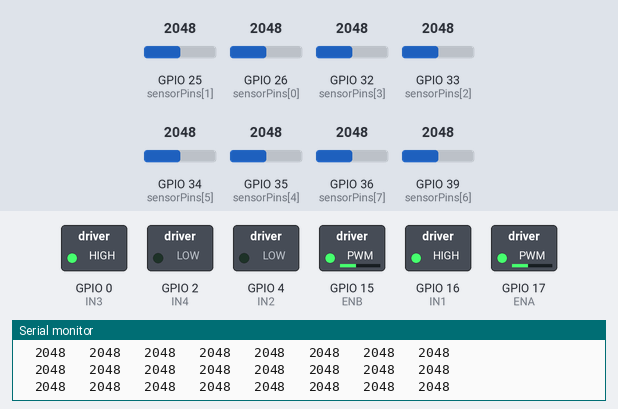
This sketch was run on a simulated ESP32. On the bench: switched loads named in the sketch (green lamp = pin HIGH), the last lines printed to the serial monitor. The test bench sets the inputs (shaded band); at power-on: GPIO 25 (sensorPins[1]) = 2048, GPIO 26 (sensorPins[0]) = 2048, GPIO 39 (sensorPins[6]) = 2048, GPIO 34 (sensorPins[5]) = 2048, GPIO 32 (sensorPins[3]) = 2048, GPIO 33 (sensorPins[2]) = 2048, GPIO 35 (sensorPins[4]) = 2048, GPIO 36 (sensorPins[7]) = 2048.

Above: at 1.2 s.
1.3 s: GPIO 25 (sensorPins[1]) set to 122
At 2.2 s:
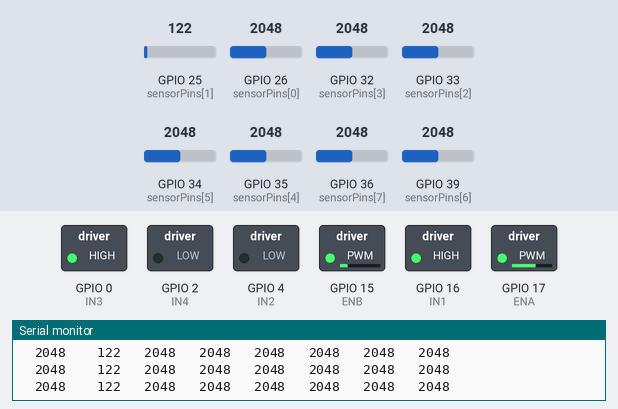
2.8 s: GPIO 26 (sensorPins[0]) set to 122
At 3.2 s:
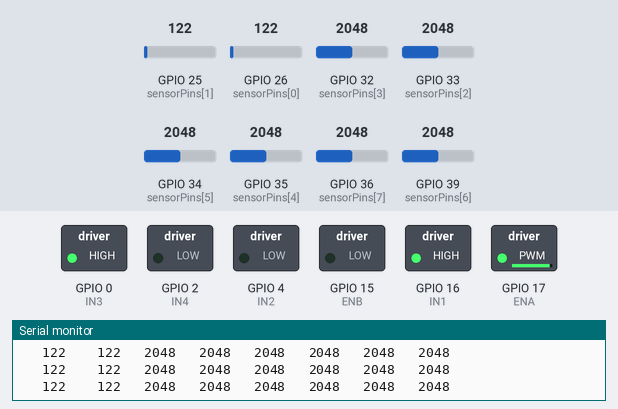
4.3 s: GPIO 39 (sensorPins[6]) set to 122
At 5.4 s:
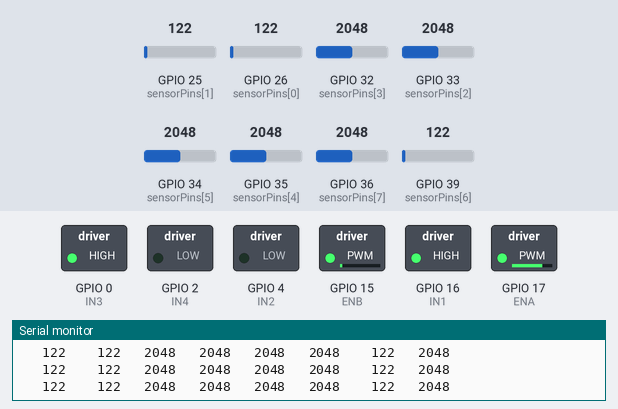
5.8 s: GPIO 26 (sensorPins[0]) set to 954
At 7.0 s:
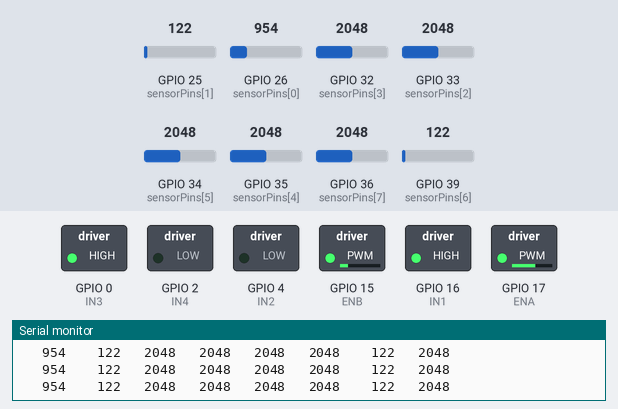
7.3 s: GPIO 26 (sensorPins[0]) set to 1039
At 8.2 s:
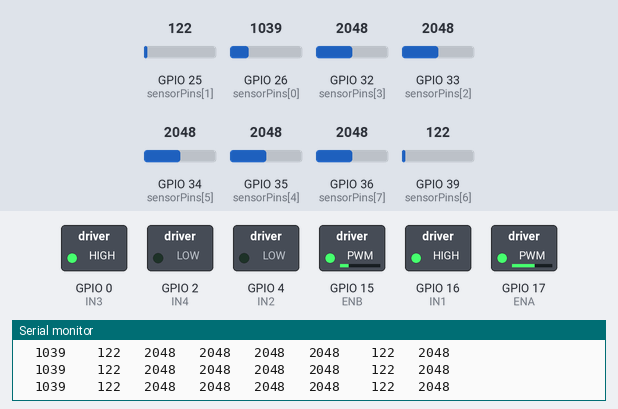
8.8 s: GPIO 34 (sensorPins[5]) set to 1460
At 9.7 s:
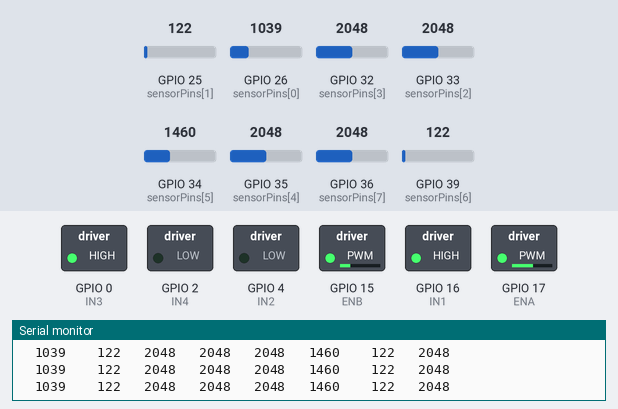
Timing chart, 0 to 11.3 s (numbered marks = the images above; inputs shaded):
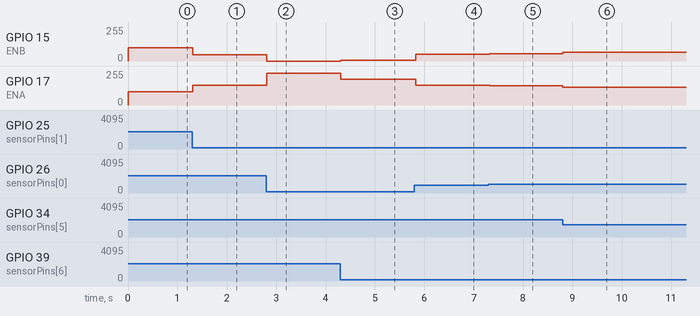

Measured:
- after the input at 1.3 s, GPIO 15 (ENB): 100/255 → 48/255 at once; GPIO 17 (ENA): 100/255 → 150/255 at once
- after the input at 2.8 s, GPIO 15 (ENB): 48/255 → 0/255 at once; GPIO 17 (ENA): 150/255 → 238/255 at once
- after the input at 4.3 s, GPIO 15 (ENB): 0/255 → 5/255 at once; GPIO 17 (ENA): 238/255 → 193/255 at once
- after the input at 5.8 s, GPIO 15 (ENB): 5/255 → 50/255 at once; GPIO 17 (ENA): 193/255 → 148/255 at once
- after the input at 7.3 s, GPIO 15 (ENB): 50/255 → 54/255 at once; GPIO 17 (ENA): 148/255 → 144/255 at once
- after the input at 8.8 s, GPIO 15 (ENB): 54/255 → 65/255 at once; GPIO 17 (ENA): 144/255 → 133/255 at once

The sketch:

p_ctrl.ino
```cpp
// --- ピン定義 ---
const int sensorPins[8] = {26, 25, 33, 32, 35, 34, 39, 36};
const int sensorWeights[8] = {-4, -3, -2, -1, 1, 2, 3, 4};

// たぶん左
const int ENA = 17;
const int IN1 = 16;
const int IN2 = 4;

// たぶん右
const int ENB = 15;
const int IN3 = 0;
const int IN4 = 2;

const int pwmChannelA = 0;
const int pwmChannelB = 1;
const int pwmFreq = 5000;
const int pwmResolution = 8;

// --- 制御パラメータ ---
const int baseSpeed = 100;
const float Kp = 130.0;

volatile float position = 0.0;
volatile int total = 0;
volatile int lastKnownDirection = 0;

// --- タスクハンドル ---
TaskHandle_t sensorTaskHandle;
TaskHandle_t motorTaskHandle;

void setup() {
  Serial.begin(115200);

  // PWM設定
  /*
  ledcSetup(pwmChannelA, pwmFreq, pwmResolution);
  ledcAttachPin(ENA, pwmChannelA);
  ledcSetup(pwmChannelB, pwmFreq, pwmResolution);
  ledcAttachPin(ENB, pwmChannelB);
  */
  ledcAttach(ENA, pwmFreq, pwmResolution);
  ledcAttach(ENB, pwmFreq, pwmResolution);

  // モーター方向ピン
  pinMode(IN1, OUTPUT); pinMode(IN2, OUTPUT);
  pinMode(IN3, OUTPUT); pinMode(IN4, OUTPUT);

  digitalWrite(IN1, HIGH); digitalWrite(IN2, LOW);
  digitalWrite(IN3, HIGH); digitalWrite(IN4, LOW);

  // タスク作成
  xTaskCreatePinnedToCore(sensorTask, "SensorTask", 2048, NULL, 1, &sensorTaskHandle, 0); // Core 0
  xTaskCreatePinnedToCore(motorTask, "MotorTask", 2048, NULL, 1, &motorTaskHandle, 1);     // Core 1
}

void sensorTask(void *pvParameters) {
  while (true) {
    int sensorValues[8];
    int weightedSum = 0;
    int sum = 0;

    for (int i = 0; i < 8; i++) {
      sensorValues[i] = analogRead(sensorPins[i]);
      weightedSum += sensorValues[i] * sensorWeights[i];
      sum += sensorValues[i];
    }

    Serial.printf("%6d %6d %6d %6d %6d %6d %6d %6d \n",
                  sensorValues[0], sensorValues[1], sensorValues[2], sensorValues[3],
                  sensorValues[4], sensorValues[5], sensorValues[6], sensorValues[7]);

    if (sum != 0) {
      position = (float)weightedSum / sum;
    } else {
      position = 0.0;
    }

    total = sum;

    vTaskDelay(10 / portTICK_PERIOD_MS);
  }
}

void motorTask(void *pvParameters) {
  while (true) {
    if (total < 1500) {
      if (lastKnownDirection > 0) {
        ledcWrite(ENA, 0);
        ledcWrite(ENB, 0);
      } else if (lastKnownDirection < 0) {
        ledcWrite(ENA, 0);
        ledcWrite(ENB, 255);
      } else {
        ledcWrite(ENA, 0);
        ledcWrite(ENB, 0);
      }
      vTaskDelay(100 / portTICK_PERIOD_MS);
      continue;
    }

    float turn = Kp * position;

    int leftSpeed = constrain(baseSpeed + turn, 0, 255);
    int rightSpeed = constrain(baseSpeed - turn, 0, 255);

    ledcWrite(ENA, leftSpeed);
    ledcWrite(ENB, rightSpeed);

    if (position > 0.5) {
      lastKnownDirection = 1;
    } else if (position < -0.5) {
      lastKnownDirection = -1;
    }

    vTaskDelay(20 / portTICK_PERIOD_MS);
  }
}

void loop() {
  delay(1000);
}
```
